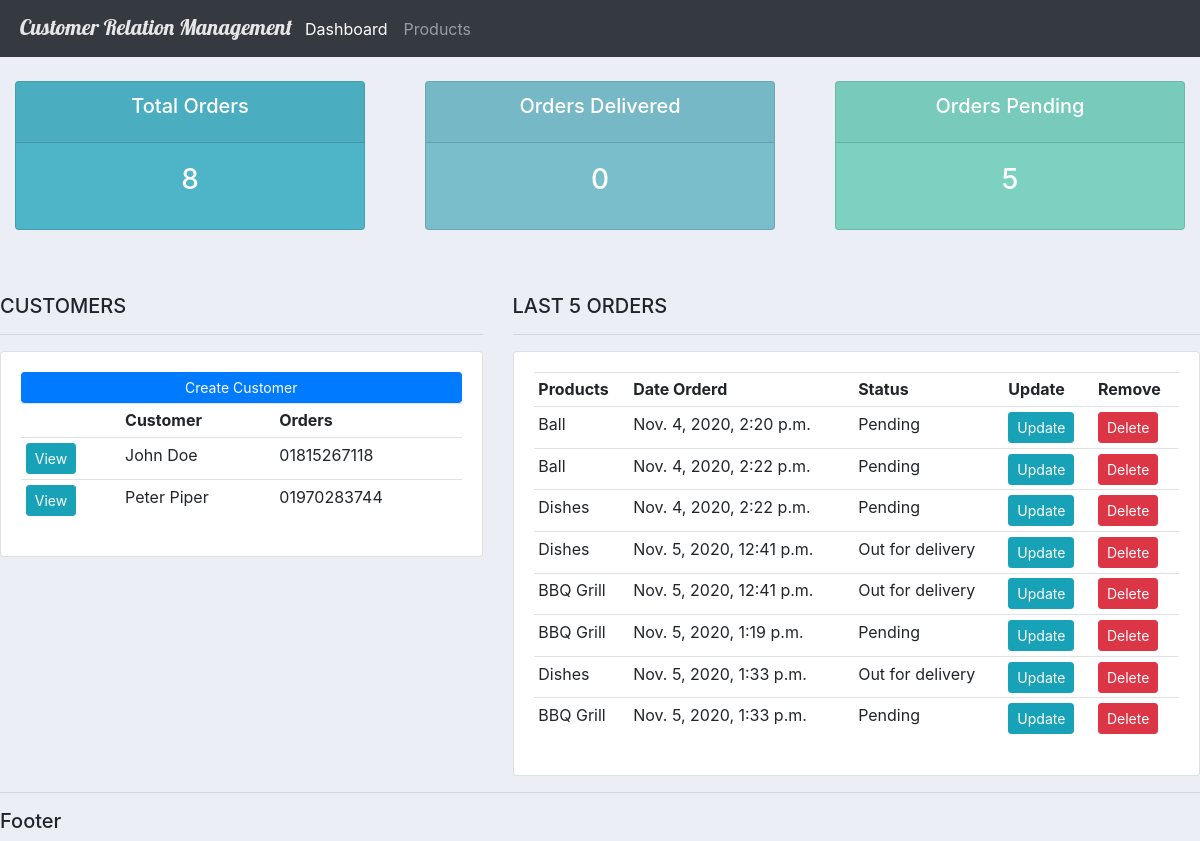
The page / on the database its author committed.
### accounts/models.py (models this page shows, shortened)
class Customer(models.Model):
	name = models.CharField(max_length=200, null=True)
	phone = models.CharField(max_length=200, null=True)
	email = models.CharField(max_length=200, null=True)
	date_created = models.DateTimeField(auto_now_add=True, null=True)

class Order(models.Model):
	STATUS = (('Pending', 'Pending'),
						('Out for delivery', 'Out for delivery'),
						('Delivered', 'Delivered'))
	customer = models.ForeignKey(Customer, null=True, on_delete=models.SET_NULL)
	product = models.ForeignKey(Product, null=True, on_delete=models.SET_NULL)
	date_created = models.DateTimeField(auto_now_add=True, null=True)
	status = models.CharField(max_length=200, null=True, choices=STATUS)
	note = models.CharField(max_length=1000, null=True)

class Product(models.Model):
	def __str__(self):
		return self.name
	CATEGORY = (('Indoor', 'Indoor'),
							('Outdoor', 'Outdoor'))
	name = models.CharField(max_length=200, null=True)
	price = models.FloatField(null=True)
	category = models.CharField(max_length=200, null=True, choices=CATEGORY)
	description = models.CharField(max_length=200, null=True, blank=True)
	date_created = models.DateTimeField(auto_now_add=True, null=True)
	tags = models.ManyToManyField(Tag)

### accounts/views.py (the view)
# urls.py: path('', views.home, name="home"),
def home(request):
	orders = Order.objects.all()
	customers = Customer.objects.all()
	total_customers = customers.count()
	total_orders = orders.count()
	delivered = orders.filter(status='Delivered').count()
	pending = orders.filter(status='Pending').count()
	context = {'orders': orders, 'customers': customers, 'total_orders': total_orders,
							'delivered': delivered, 'pending': pending}
	return render(request, 'accounts/dashboard.html', context)

### accounts/templates/accounts/dashboard.html
{% extends 'accounts/main.html' %}
{% block content %}
{% include 'accounts/status.html' %}
<br />
<br />
<div class="row">
	<div class="col-md-5">
		<h5>CUSTOMERS</h5>
		<hr />
		<div class="card card-body">
			<a href="" class="btn btn-primary btn-sm btn-block">Create Customer</a>
			<table class="table table-sm">
				<tr>
					<th></th>
					<th>Customer</th>
					<th>Orders</th>
				</tr>
				{% for customer in customers %}
				<tr>
					<td>
						<a
							href="{% url 'customer' customer.id %}"
							class="btn btn-sm btn-info"
							>View</a
						>
					</td>
					<td>{{customer.name}}</td>
					<td>{{customer.phone}}</td>
				</tr>
				{% endfor %}
			</table>
		</div>
	</div>
	<div class="col-md-7">
		<h5>LAST 5 ORDERS</h5>
		<hr />
		<div class="card card-body">
			<table class="table table-sm">
				<tr>
					<th>Products</th>
					<th>Date Orderd</th>
					<th>Status</th>
					<th>Update</th>
					<th>Remove</th>
				</tr>
				{% for order in orders %}
				<tr>
					<td>{{order.product}}</td>
					<td>{{order.date_created}}</td>
					<td>{{order.status}}</td>
					<td>
						<a
							href="{% url 'update_order' order.id %}"
							class="btn btn-sm btn-info"
							>Update</a
						>
					</td>
					<td>
						<a
							href="{% url 'delete_order' order.id %}"
							class="btn btn-sm btn-danger"
							>Delete</a
						>
					</td>
				</tr>
				{% endfor %}
			</table>
		</div>
	</div>
</div>
{% endblock %}

### static/css/main.css (style rules this page uses)
body { background-color: #ebeff5; }

### rows shown on the page
Customer: name "John Doe", phone "01815267118"
Customer: name "Peter Piper", phone "01970283744"
Order: product "Ball", date_created "Nov. 4, 2020, 2:20 p.m.", status "Pending"
Order: product "Ball", date_created "Nov. 4, 2020, 2:22 p.m.", status "Pending"
Order: product "Dishes", date_created "Nov. 4, 2020, 2:22 p.m.", status "Pending"
Order: product "Dishes", date_created "Nov. 5, 2020, 12:41 p.m.", status "Out for delivery"
Order: product "BBQ Grill", date_created "Nov. 5, 2020, 12:41 p.m.", status "Out for delivery"
Order: product "BBQ Grill", date_created "Nov. 5, 2020, 1:19 p.m.", status "Pending"
Order: product "Dishes", date_created "Nov. 5, 2020, 1:33 p.m.", status "Out for delivery"
Order: product "BBQ Grill", date_created "Nov. 5, 2020, 1:33 p.m.", status "Pending"

### other values the page prints
{{ total_orders }} "8"
{{ delivered }} "0"
{{ pending }} "5"
